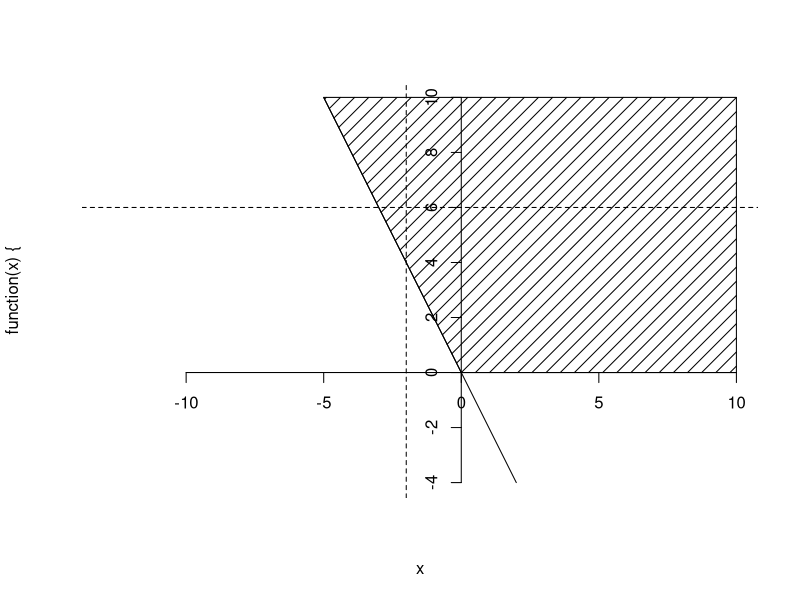
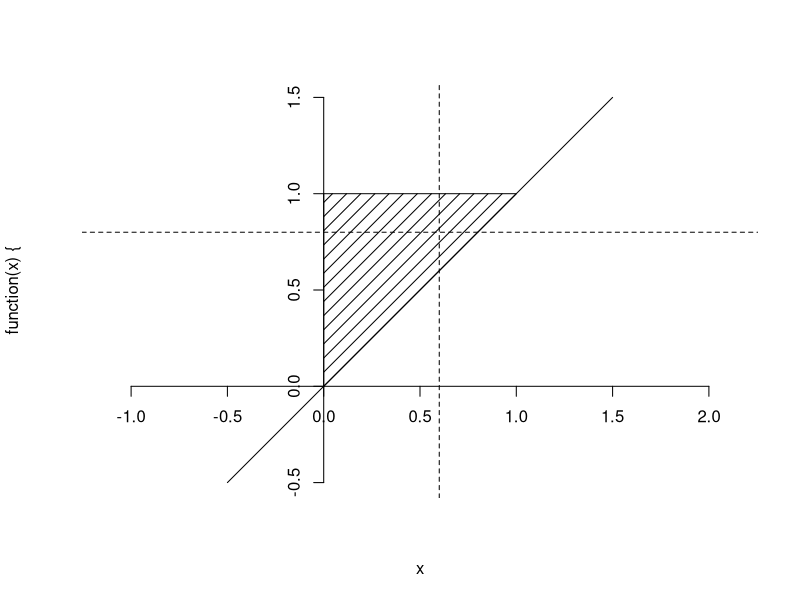
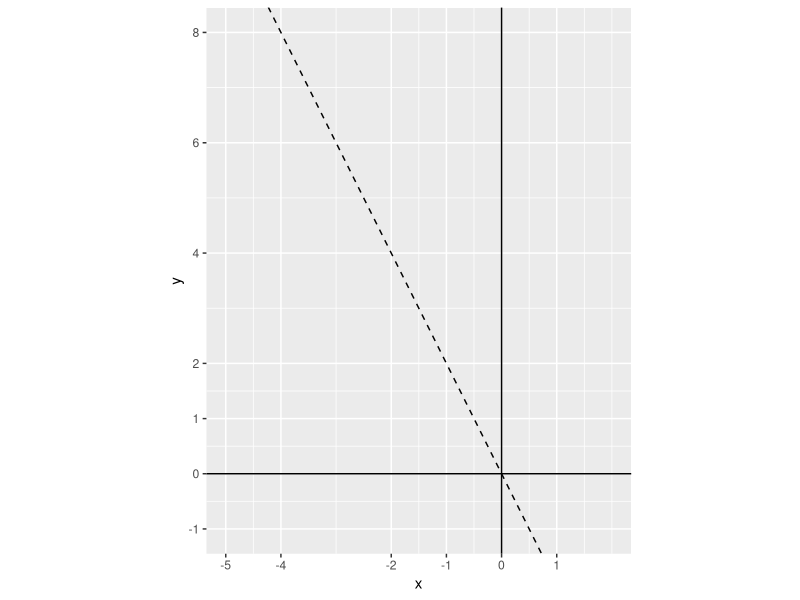

The R script that drew these images, in order:
## ---- chunk 1

plot(function(x){-2*x}, from=-5, to=2, axes=FALSE, asp=1)
axis(1, pos=0, xlab="x");abline(v =-2, lty = 2)
axis(2, pos=0, ylab="y");abline(h =6, lty = 2)
polygon(x=c(-5,0,10,10,-5), y=c(10,0,0,10,10), density=10, angle=45)

plot(function(x){x}, from=-0.5, to=1.5, axes=FALSE, asp=1)
axis(1, pos=0, xlab="x");abline(v =0.6, lty = 2)
axis(2, pos=0, ylab="y");abline(h =0.8, lty = 2)
polygon(x=c(0,1,0), y=c(0,1,1), density=10, angle=45)


# polygon(x=c(-1:1, rev(-1:1 )), y=c(rep(0, 2), rep(4,6)), density=10, angle=45)

# x1 <- min(which(dens$x >= q75))  
# x2 <- max(which(dens$x <  q95))
# with(dens, polygon(x=c(x[c(x1,x1:x2,x2)]), y= c(0, y[x1:x2], 0), col="gray"))



# dd <- with(dens,data.frame(x,y))

library(ggplot2)

# qplot(x,y,data=dd,geom="line")+  geom_ribbon(data=subset(dd,x>q75 & x<q95),aes(ymax=y),ymin=0,fill="red",colour=NA,alpha=0.5)

# qplot(x=-5:5,y, fun=function(x){-2*x}, stat="function", geom="line", xlab="x", ylab="y")

ggplot(data.frame(x=c(-5, 1)), aes(x=x)) + stat_function(fun=function(x){-2*x}, geom="line",linetype="dashed") + xlab("x") + ylab("y")+
  geom_vline(xintercept = 0)+geom_hline(yintercept = 0)+
  coord_fixed(ratio = 1, xlim =c(-5, 2),ylim =c(-1, 8))+
  scale_x_continuous(breaks = c(-5,-4,-2,-1,0,1)) +
 scale_y_continuous(breaks = c(-1, 0, 1, 2, 4, 6, 8, 10))

